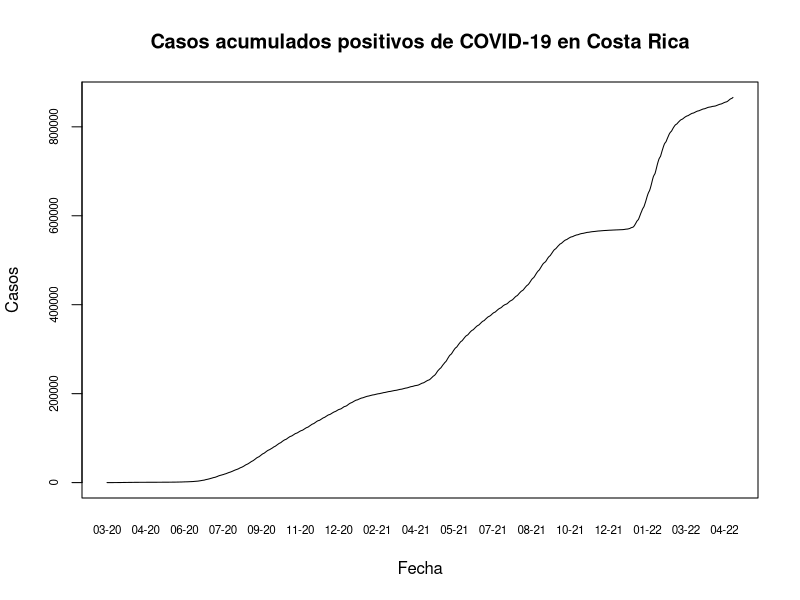
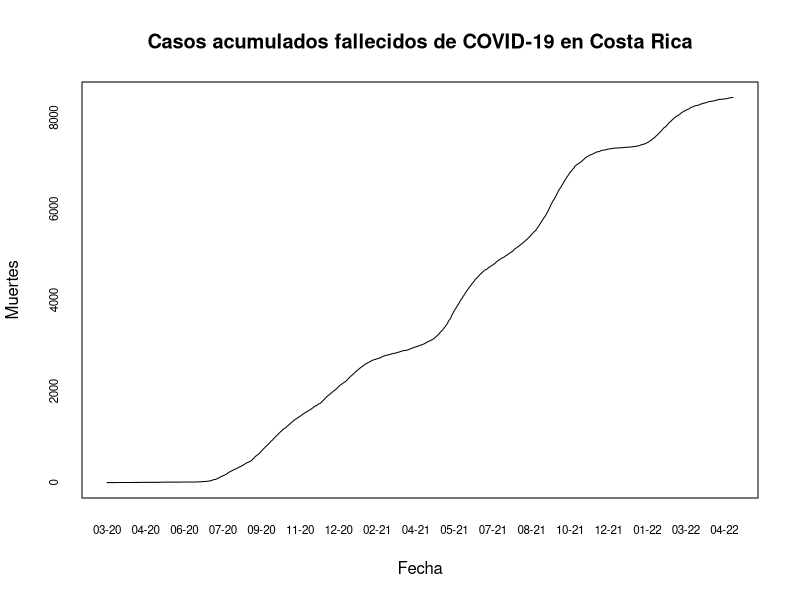
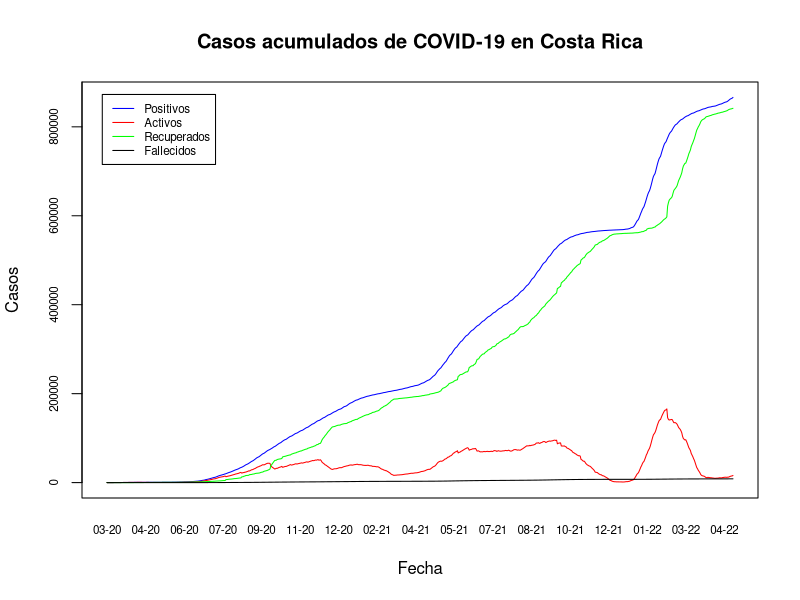
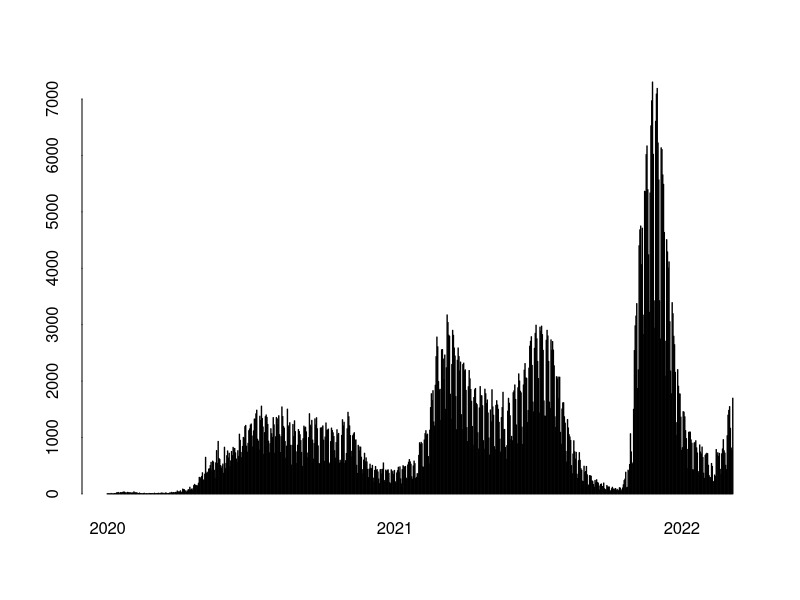
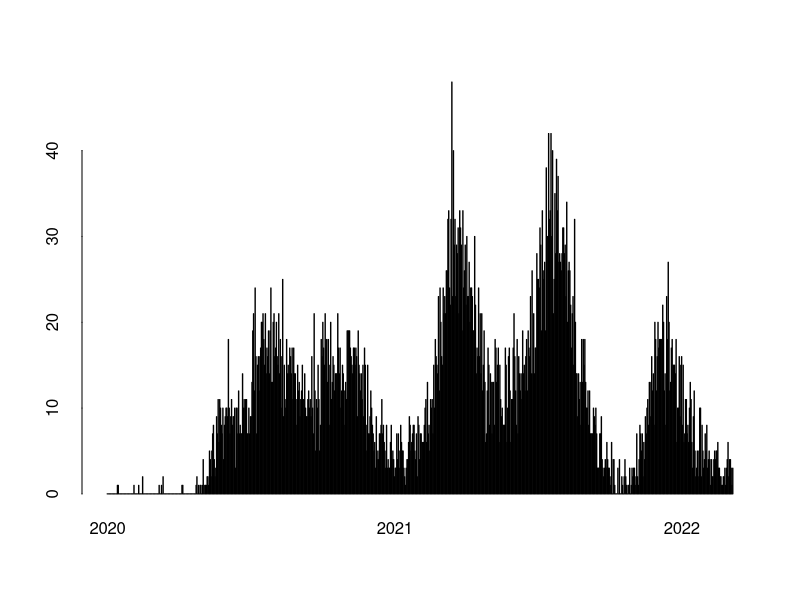

Reproduce these figures in R, in order.
## ---- chunk 1
knitr::opts_chunk$set(echo = TRUE)
## ---- chunk 2
covid <- read.csv(file="05_10_22_CSV_GENERAL.csv", sep = ";")
## ---- chunk 3
options(scipen = 7)
## ---- chunk 4
covid$FECHA <- as.Date(covid$FECHA, format = "%d/%m/%Y")
## ---- chunk 5
plot(
  covid$FECHA,
  covid$positivos,
  type = "l",
  xaxt = "n",
  yaxt = "n",
  main = "Casos acumulados positivos de COVID-19 en Costa Rica",
  xlab = "Fecha",
  ylab = "Casos"
)

### Formato del eje X

axis(
  side = 1,
  covid$FECHA,
  tick = FALSE,
  format(covid$FECHA, "%m-%y"),
  cex.axis = .7
)

### Formato del eje Y
axis(
  side = 2,
  covid$positivos,
  labels = TRUE,  
  at = seq(0, 1000000, by = 200000),
  cex.axis = .7
)
## ---- chunk 6
plot(
  covid$FECHA,
  covid$fallecidos,
  type = "l",
  xaxt = "n",
  yaxt = "n",
  main = "Casos acumulados fallecidos de COVID-19 en Costa Rica",
  xlab = "Fecha",
  ylab = "Muertes"
)

### Formato del eje X

axis(
  side = 1,
  covid$FECHA,
  tick = FALSE,
  format(covid$FECHA, "%m-%y"),
  cex.axis = .7
)

### Formato del eje Y
axis(
  side = 2,
  covid$fallecidos,
  labels = TRUE,  
  at = seq(0, 10000, by = 2000),
  cex.axis = .7
)
## ---- chunk 7
plot(
  covid$FECHA,
  covid$positivos,
  type = "l",
  xaxt = "n",
  yaxt = "n",
  main = "Casos acumulados de COVID-19 en Costa Rica",
  xlab = "Fecha",
  ylab = "Casos",
  col= "blue"
)

# Casos Activos

lines(covid$FECHA, covid$activos, col= "red")

lines(covid$FECHA, covid$RECUPERADOS, col= "green")

lines(covid$FECHA, covid$fallecidos, col= "black")

# Leyenda

legend(
  x = "topleft",
  inset = 0.03,
  legend = c("Positivos", "Activos", "Recuperados", "Fallecidos"),
  col = c("blue", "red", "green", "black"),
  lty = 1,
  cex = 0.7)

# Formato del eje X
axis(side = 1,
     covid$FECHA,
     tick = FALSE,
     format(covid$FECHA, "%m-%y"),
     cex.axis = .7)
# Formato del eje Y
axis(
  side = 2,
  covid$positivos,
  labels = TRUE,  
  at = seq(0, 1000000, by = 200000),
  cex.axis = .7
)
## ---- chunk 8
# Gráfico de barras
barplot(
  height=covid$nue_posi,
  names.arg=format(covid$FECHA, "%Y"),
  ann = FALSE, 
  bty = "n", 
  tck = 0, 
  xaxt = "n",
  space = 1,
  main="Casos positivos por día",
  xlab = "Fecha",
  ylab = "Casos positivos",
  col = "blue"
)

# Fechas minima y máxima
x_min <- min(covid$FECHA)
x_max <- max(covid$FECHA)

# Formato del eje X
axis(
  side = 1,
  at = match(seq(as.Date(x_min), x_max, "years"), covid$FECHA) * (1 + 1),
  labels = format(seq(as.Date(x_min), x_max, "years"), "%Y"),
  lwd = 0)
## ---- chunk 9
# Gráfico de barras
barplot(
  height=covid$nue_falleci,
  names.arg=format(covid$FECHA, "%Y"),
  ann = FALSE, 
  bty = "n", 
  tck = 0, 
  xaxt = "n",
  space = 1,
  main="Casos fallecidos por día",
  xlab = "Fecha",
  ylab = "Casos fallecidos",
  col = "black"
)

# Fechas minima y máxima
x_min <- min(covid$FECHA)
x_max <- max(covid$FECHA)

# Formato del eje X
axis(
  side = 1,
  at = match(seq(as.Date(x_min), x_max, "years"), covid$FECHA) * (1 + 1),
  labels = format(seq(as.Date(x_min), x_max, "years"), "%Y"),
  lwd = 0)
